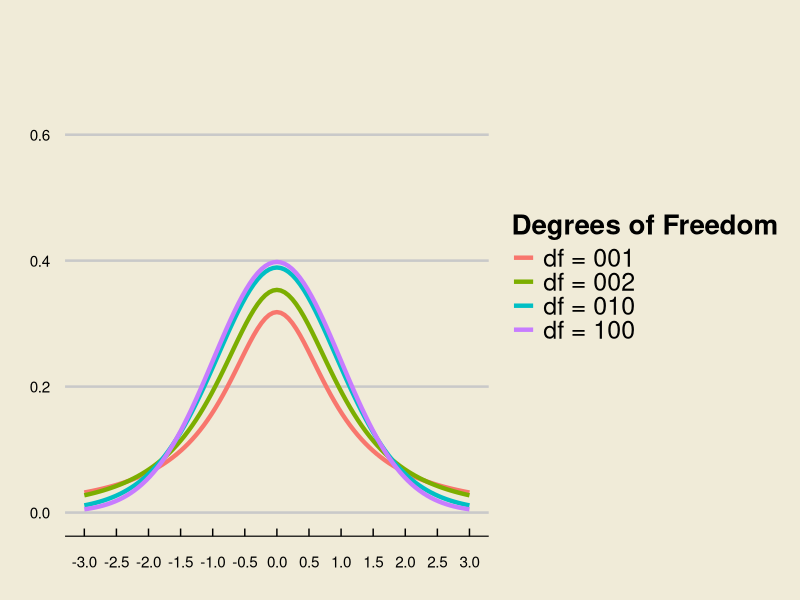

Here is the R script that generated this plot:
## ---- chunk 1
library(tidyverse)
library(ggthemes)
## ---- chunk 2
#| echo: False
data.frame(x = c(-3, 3)) %>%
  ggplot(aes(x)) +
  stat_function(fun = dt,
                args = list(df = 1),
                linewidth = 1.5,
                aes(colour = "df = 001")) +
  stat_function(fun = dt,
                args = list(df = 2),
                linewidth = 1.5,
                aes(colour = "df = 002")) +
  stat_function(fun = dt,
                args = list(df = 10),
                linewidth = 1.5,
                aes(colour = "df = 010")) +
  stat_function(fun = dt,
                args = list(df = 100),
                linewidth = 1.5,
                aes(colour = "df = 100")) +
  scale_x_continuous(breaks = round(seq(-3, 3, by = 0.5), 1)) +
  theme_economist_white() +
  theme(
    panel.background = element_rect("#f0ebd8"),
    plot.background = element_rect(fill = "#f0ebd8")
  ) +
  xlab("") +
  ylab("") +
  ylim(c(0, 0.75)) +
  theme(legend.position = "right",
        legend.background = element_rect(fill="#f0ebd8"),
        legend.text = element_text(size = 18),
        legend.title = element_text(size = 20,
                                    face = "bold")
        ) +
  labs(colour = bquote("Degrees of Freedom"))
